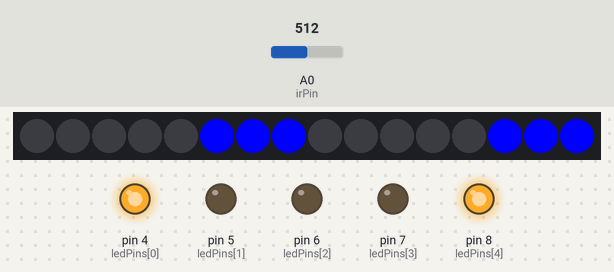
The sketch below on a simulated Arduino Uno, built with avr-gcc and run on an emulated ATmega328P. On the bench: 16 RGB LEDs in strip order, left to right, output pins drawn as LEDs (lit = HIGH). Inputs (shaded band) come from the test bench; at power-on: A0 (irPin) = 512. Random numbers use the default seed unless the sketch sets one; the audio player accepts every command and is not drawn; what the sketch prints to the serial monitor is not drawn.

Above: at 0.85 s.
1.8 s: A0 (irPin) set to 264
At 4.0 s:
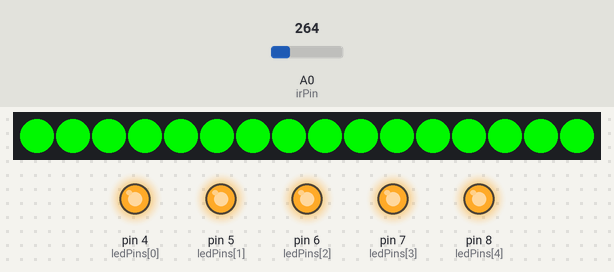
8.6 s: A0 (irPin) set to 236
15.4 s: A0 (irPin) set to 111
22.2 s: A0 (irPin) set to 90
At 22.36 s:
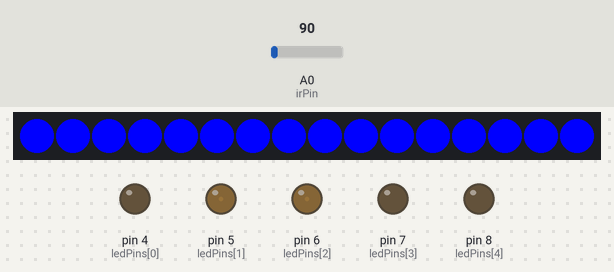
At 23.63 s:
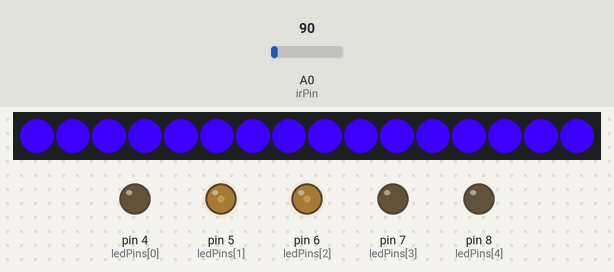
29.0 s: A0 (irPin) set to 260
At 33.1 s:
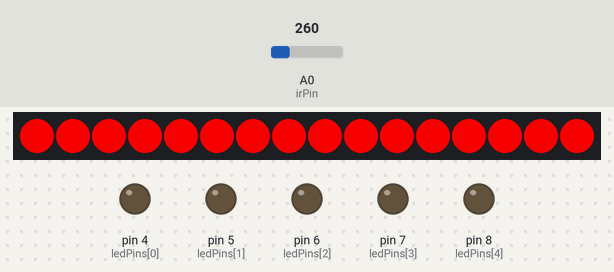
42.6 s: A0 (irPin) set to 240
Timing chart, 0 to 45.7 s (numbered marks = the images above; inputs shaded):
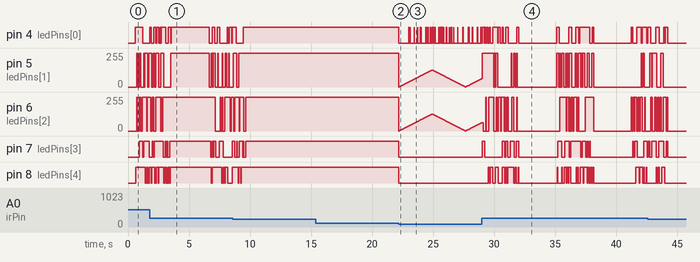

The sketch:

Handles_Regenerated.ino
```cpp
#include "SoftwareSerial.h"
#include "DFRobotDFPlayerMini.h"
#include "Adafruit_NeoPixel.h"
#ifdef __AVR__
  #include "avr/power.h"
#endif

const byte mp3playerPins[] = {12, 11}; // 12->RX, 11->TX
const byte irPin = A0;
const byte numLeds = 5;
const byte ledPins[] = {4, 5, 6, 7, 8};
const byte neopixelPin = 9;
const byte neopixelNum = 16;
const byte playerVolume = 20;
const byte alignEyes = 0;

int irVal;
int totalNumMp3s;
int randomNumber1;
int randomNumber2;
int upgradeSucessfullMp3 = 1;
int upgradeFailedMp3 = 2;

static unsigned long ledWaitingTimer = 2000;
static unsigned long testingTimer = 3000;
static unsigned long sucessTimer = 3000;
static unsigned long failTimer = 3000;

int playerTimeout = 500;
byte animation1Counter = 0;
byte animation2Counter = 0;
byte animation3Counter = 0;
byte litPixel = 0;
byte eyesColour[] = {0, 0, 255};
byte fadeColour1[] = {0, 0, 255};
byte fadeColour2[] = {128, 0, 255};

SoftwareSerial mySoftwareSerial(mp3playerPins[0], mp3playerPins[1]);
Adafruit_NeoPixel pixels = Adafruit_NeoPixel(neopixelNum, neopixelPin, NEO_GRB + NEO_KHZ800);
DFRobotDFPlayerMini myDFPlayer;

void gentlePulseLeds(byte pwmVal){
  int randomState = random(0, 9);
  if (randomState >= 8){
    digitalWrite(ledPins[0], HIGH);
  } else if (randomState < 8){
    digitalWrite(ledPins[0], LOW);
  }
  analogWrite(ledPins[1], pwmVal);
  analogWrite(ledPins[2], pwmVal);
}

void flashLedsRandomly(){
  int randomLed = random(0, 5);
  int randomState = random(0, 2);
  if (randomState == 1)
    digitalWrite(ledPins[randomLed], HIGH);
  else if (randomState == 0)
    digitalWrite(ledPins[randomLed], LOW);
}

void ledsAllOn(){
  for(int i=0; i<numLeds; i++){
    digitalWrite(ledPins[i], HIGH);
  }
}

void ledsAllOff(){
  for(int i=0; i<numLeds; i++){
    digitalWrite(ledPins[i], LOW);
  }
}

void alignNeopixelEyes(){
  // Right Eye Pixel 0
  pixels.setPixelColor(0, pixels.Color(230,0,0));
  // Left Eye Pixel 0 - pixel 8 in the chain
  pixels.setPixelColor(8, pixels.Color(0,0,230));
  pixels.show();
}

void testNeopixelEyes(){
   // Right Eye
  for(int i=0; i<(neopixelNum/2); i++){
    pixels.setPixelColor(i, pixels.Color(230,0,0));
    pixels.show();
    delay(1000);
  }
  pixels.show();
  for(int i=8; i<neopixelNum; i++){
    pixels.setPixelColor(i, pixels.Color(0,0,230));
    pixels.show();
    delay(1000);
  }
  eyesOff();
  delay(1000);
}

void setEyesColour(byte r, byte g, byte b){
  eyesColour[0] = r;
  eyesColour[1] = g;
  eyesColour[2] = b;
}

void eyesSolidColour(){
  for(int i=0; i<neopixelNum; i++){
    pixels.setPixelColor(i, pixels.Color(eyesColour[0],eyesColour[1],eyesColour[2]));
  }
  pixels.show();
}

void eyesOff(){
  for (int i=0; i<neopixelNum; i++){
    pixels.setPixelColor(i, pixels.Color(0,0,0));
  }
  pixels.show();
}

void eyesAnimation1(int delayVal, boolean stayOn){
  if (animation1Counter == neopixelNum/2){
     animation1Counter = 0;
  }
  pixels.setPixelColor(animation1Counter, pixels.Color(eyesColour[0], eyesColour[1], eyesColour[2]));
  pixels.setPixelColor(animation1Counter+(neopixelNum/2), pixels.Color(eyesColour[0], eyesColour[1], eyesColour[2]));
  pixels.show();
  delay(delayVal);
  if (!stayOn){
    if (animation1Counter == neopixelNum/2 -1){
      eyesOff();
    }
  }
  animation1Counter++;
}

void eyesAnimation2(int delayVal){
  if (animation2Counter == neopixelNum/2){
     animation2Counter = 0;
  }
  pixels.setPixelColor(animation2Counter, pixels.Color(eyesColour[0], eyesColour[1], eyesColour[2]));
  pixels.setPixelColor(animation2Counter+(neopixelNum/2), pixels.Color(eyesColour[0], eyesColour[1], eyesColour[2]));
  pixels.show();
  delay(delayVal);
  eyesOff();
  delay(delayVal);
  animation2Counter++;
}

void eyesAnimation3(int delayVal, byte nLitPixels){
  eyesOff();
  if (animation3Counter == neopixelNum/2){
     animation3Counter = 0;
  }
  for (byte i=0; i<nLitPixels; i++){
    litPixel = animation3Counter + i;
    if (litPixel >= (neopixelNum/2)){
      litPixel = (animation3Counter - (neopixelNum/2)) + i;
    }
    pixels.setPixelColor((litPixel), pixels.Color(eyesColour[0], eyesColour[1], eyesColour[2]));
    pixels.setPixelColor((litPixel+(neopixelNum/2)), pixels.Color(eyesColour[0], eyesColour[1], eyesColour[2]));
    flashLedsRandomly();
  }
  pixels.show();
  unsigned long anim3T0 = millis();
  while ((millis()-anim3T0) < delayVal){
    if ((millis()-anim3T0) > delayVal){
      return;
    }
  }
  animation3Counter++;
}

void eyesAnimation4(int delayVal){
  setEyesColour(fadeColour1[0],fadeColour1[1],fadeColour1[2]);
  eyesSolidColour();
  for (byte i=0; i<fadeColour2[0]; i++){
    irVal = analogRead(irPin);
    if (irVal >= 250){
      return;
    }
    gentlePulseLeds(fadeColour1[0]+i);
    setEyesColour(fadeColour1[0]+i, fadeColour1[1], fadeColour1[2]);
    eyesSolidColour();
    delay(delayVal);
  }
  for (byte i=0; i<fadeColour2[0]; i++){
    irVal = analogRead(irPin);
    if (irVal >= 250){
      return;
    }
    gentlePulseLeds(fadeColour2[0]-i);
    setEyesColour(fadeColour2[0]-i, fadeColour2[1], fadeColour2[2]);
    eyesSolidColour();
    delay(delayVal);
  }
}

void resetEyes(){
  animation1Counter = 0;
  animation2Counter = 0;
  animation3Counter = 0;
}

void waitAnimations(){
  setEyesColour(fadeColour1[0],fadeColour1[1],fadeColour1[2]);
  eyesAnimation4(20);
}

void testCompatability(){
  setEyesColour(fadeColour1[0],fadeColour1[1],fadeColour1[2]);
  randomNumber2 = random(3, totalNumMp3s + 1);
  myDFPlayer.play(randomNumber2);
  if (myDFPlayer.available()) {
    printDetail(myDFPlayer.readType(), myDFPlayer.read());
  }
  unsigned long testT0 = millis();
  while ((millis()-testT0) < testingTimer){
    eyesAnimation3(50,3);
    if ((millis()-testT0) > testingTimer){
      return;
    }
  }
  myDFPlayer.pause();
}

void upgradeSucessfull(){
  for(int i=0; i<neopixelNum; i++){
    pixels.setPixelColor(i, pixels.Color(0,230,0));
  }
  pixels.show();
  ledsAllOn();
  myDFPlayer.play(1);
  if (myDFPlayer.available()) {
    printDetail(myDFPlayer.readType(), myDFPlayer.read());
  }
  unsigned long sucessT0 = millis();
  while ((millis()-sucessT0) < sucessTimer){
    if ((millis()-sucessT0) > sucessTimer)
      return;
  }
  myDFPlayer.pause();
}

void upgradeFailed(){
  for(int i=0; i<neopixelNum; i++){
    pixels.setPixelColor(i, pixels.Color(230, 0, 0));
  }
  pixels.show();
  ledsAllOff();
  myDFPlayer.play(2);
  if (myDFPlayer.available()) {
    printDetail(myDFPlayer.readType(), myDFPlayer.read());
  }
  unsigned long failT0 = millis();
  while ((millis()-failT0) < failTimer){
    if ((millis()-failT0) > failTimer)
      return;
  }
  myDFPlayer.pause();
}

void printDetail(uint8_t type, int value){
  switch (type) {
    case TimeOut:
      Serial.println(F("Time Out!"));
      break;
    case WrongStack:
      Serial.println(F("Stack Wrong!"));
      break;
    case DFPlayerCardInserted:
      Serial.println(F("Card Inserted!"));
      break;
    case DFPlayerCardRemoved:
      Serial.println(F("Card Removed!"));
      break;
    case DFPlayerCardOnline:
      Serial.println(F("Card Online!"));
      break;
    case DFPlayerError:
      Serial.print(F("DFPlayerError:"));
      switch (value) {
        case Busy:
          Serial.println(F("Card not found"));
          break;
        case Sleeping:
          Serial.println(F("Sleeping"));
          break;
        case SerialWrongStack:
          Serial.println(F("Get Wrong Stack"));
          break;
        case CheckSumNotMatch:
          Serial.println(F("Check Sum Not Match"));
          break;
        case FileIndexOut:
          Serial.println(F("File Index Out of Bound"));
          break;
        case FileMismatch:
          Serial.println(F("Cannot Find File"));
          break;
      }
  }
}

void setup(){
  for(int i=0; i<numLeds; i++){
    pinMode(ledPins[i], OUTPUT);
    ledsAllOff();
  }
  pixels.begin();
  eyesOff();
  Serial.begin(115200);
  mySoftwareSerial.begin(9600);
  if (!myDFPlayer.begin(mySoftwareSerial)) {
    Serial.println(F("Unable to begin:"));
    Serial.println(F("1.Please recheck the connection!"));
    Serial.println(F("2.Please insert the SD card!"));
    while(true);
  }
  Serial.println(F("DFPlayer Mini online."));
  myDFPlayer.setTimeOut(playerTimeout);
  myDFPlayer.volume(playerVolume);
  myDFPlayer.EQ(DFPLAYER_EQ_NORMAL);
  myDFPlayer.outputDevice(DFPLAYER_DEVICE_SD);
  totalNumMp3s = myDFPlayer.readFileCountsInFolder('MP3');
  randomSeed(analogRead(1));
}

void loop(){
  irVal = analogRead(irPin);
  if (alignEyes == 1){
    alignNeopixelEyes();
  } else if (alignEyes == 2){
    testNeopixelEyes();
  } else {
    if (irVal < 100){
      ledsAllOff();
      waitAnimations();
    } else if (irVal >= 250){
      testCompatability();
      randomNumber1 = random(0, 10);
      if (randomNumber1 >= 5){
        upgradeSucessfull();
      } else {
        upgradeFailed();
      }
    }
  }
}
```

Measured:
- the behaviour switches between 100 and 99 on A0 (irPin) (found by bisection; images 1 and 2)
- after the input at 15.4 s, every drawn part: stays the same
- after the input at 22.2 s, pin 7 (ledPins[3]), pin 8 (ledPins[4]): HIGH → LOW at once; the LEDs: change at once (image 2)
- after the input at 29.0 s, pin 7 (ledPins[3]): LOW → HIGH after 0.05 s, → LOW 0.21 s later, → HIGH 1.4 s later, → LOW 0.21 s later, … (22 changes in this stretch)
- by itself, pin 8 (ledPins[4]): alternates HIGH for 0.16 s and LOW for 0.05 s, 4 changes in all, then stays HIGH
- what the display in image 1 shows lasts 3.0 s, from 3.6 s to 6.6 s
